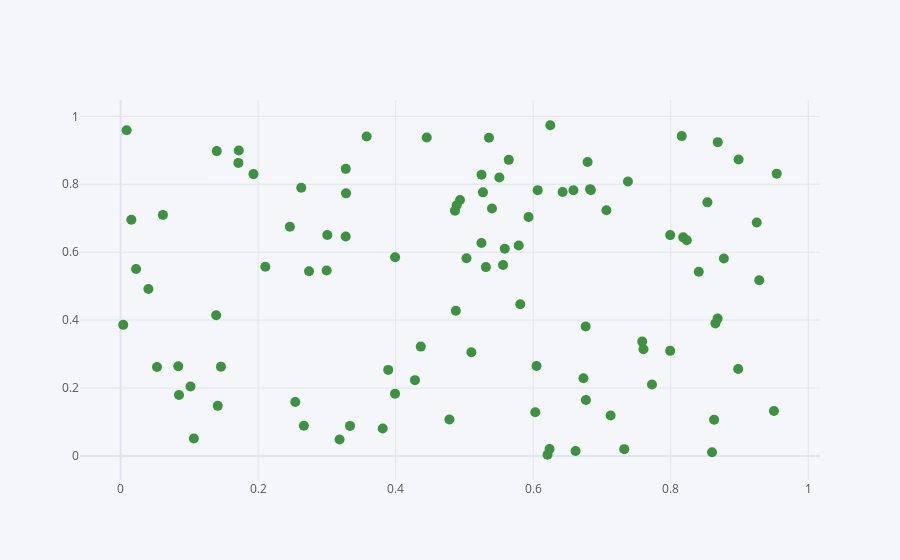

The notebook cell this image was saved under:
### Code cell
# 색깔 설정
df.iplot(kind='scatter', x='A', y="B", mode='markers+text', size=10, color='#3f9142')
